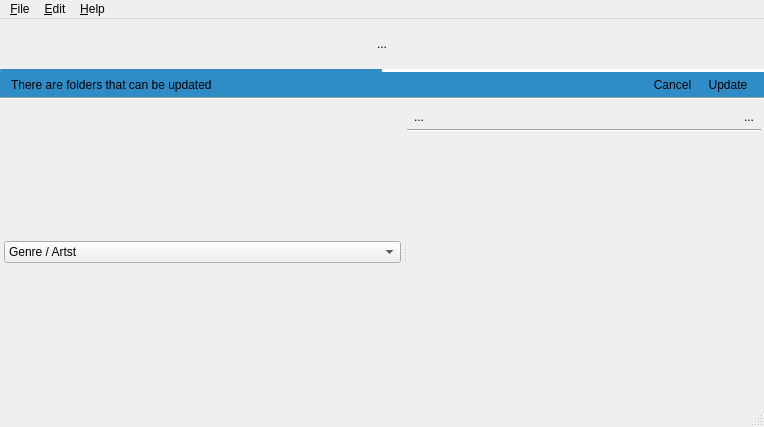
<?xml version="1.0" encoding="UTF-8"?>
<ui version="4.0">
 <class>MainWindow</class>
 <widget class="QMainWindow" name="MainWindow">
  <property name="geometry">
   <rect>
    <x>0</x>
    <y>0</y>
    <width>764</width>
    <height>427</height>
   </rect>
  </property>
  <property name="windowTitle">
   <string>Goldfinch</string>
  </property>
  <property name="styleSheet">
   <string notr="true"/>
  </property>
  <widget class="QWidget" name="centralWidget">
   <layout class="QVBoxLayout" name="vLayout_Center">
    <property name="spacing">
     <number>0</number>
    </property>
    <property name="leftMargin">
     <number>0</number>
    </property>
    <property name="topMargin">
     <number>0</number>
    </property>
    <property name="rightMargin">
     <number>0</number>
    </property>
    <property name="bottomMargin">
     <number>0</number>
    </property>
    <item>
     <widget class="QWidget" name="widgetControl" native="true">
      <property name="minimumSize">
       <size>
        <width>0</width>
        <height>50</height>
       </size>
      </property>
      <property name="maximumSize">
       <size>
        <width>16777215</width>
        <height>50</height>
       </size>
      </property>
      <property name="styleSheet">
       <string notr="true"/>
      </property>
      <layout class="QHBoxLayout" name="hLayoutControle">
       <property name="leftMargin">
        <number>3</number>
       </property>
       <property name="topMargin">
        <number>0</number>
       </property>
       <property name="rightMargin">
        <number>3</number>
       </property>
       <property name="bottomMargin">
        <number>0</number>
       </property>
       <item>
        <widget class="QToolButton" name="tButtonMenu">
         <property name="text">
          <string>...</string>
         </property>
         <property name="icon">
          <iconset resource="icons.qrc">
           <normaloff>:/icons/menu.png</normaloff>:/icons/menu.png</iconset>
         </property>
         <property name="iconSize">
          <size>
           <width>16</width>
           <height>16</height>
          </size>
         </property>
         <property name="popupMode">
          <enum>QToolButton::InstantPopup</enum>
         </property>
         <property name="autoRaise">
          <bool>true</bool>
         </property>
        </widget>
       </item>
      </layout>
     </widget>
    </item>
    <item>
     <widget class="QProgressBar" name="progressBarUpdate">
      <property name="maximumSize">
       <size>
        <width>16777215</width>
        <height>3</height>
       </size>
      </property>
      <property name="styleSheet">
       <string notr="true"> QProgressBar {
   background-color: palette(base);
      border: 0px solid grey;
      border-radius: 1px;
  }

  QProgressBar::chunk {
      background-color: palette(highlight);
     border-radius: 1px;
   }</string>
      </property>
      <property name="value">
       <number>50</number>
      </property>
      <property name="textVisible">
       <bool>false</bool>
      </property>
     </widget>
    </item>
    <item>
     <widget class="QWidget" name="widgetMessage" native="true">
      <property name="sizePolicy">
       <sizepolicy hsizetype="Preferred" vsizetype="Fixed">
        <horstretch>0</horstretch>
        <verstretch>0</verstretch>
       </sizepolicy>
      </property>
      <property name="styleSheet">
       <string notr="true">QWidget{
    background-color:palette(highlight);
    color:palette(highlight-text)
}
QToolButton {
   border-radius:5;
   border:1px solid transparent;
	background-color:  palette(highlight);
}

QToolButton:hover {
   color: palette(window-text);
   background-color:  palette(shadow);
}
</string>
      </property>
      <layout class="QHBoxLayout" name="horizontalLayout">
       <property name="topMargin">
        <number>3</number>
       </property>
       <property name="bottomMargin">
        <number>3</number>
       </property>
       <item>
        <widget class="QLabel" name="label">
         <property name="text">
          <string>There are folders that can be updated</string>
         </property>
        </widget>
       </item>
       <item>
        <widget class="QToolButton" name="tButtonCancelMsg">
         <property name="text">
          <string>Cancel</string>
         </property>
         <property name="autoRaise">
          <bool>true</bool>
         </property>
        </widget>
       </item>
       <item>
        <widget class="QToolButton" name="tButtonOkMsg">
         <property name="text">
          <string>Update</string>
         </property>
         <property name="autoRaise">
          <bool>false</bool>
         </property>
        </widget>
       </item>
      </layout>
     </widget>
    </item>
    <item>
     <widget class="Line" name="line">
      <property name="orientation">
       <enum>Qt::Horizontal</enum>
      </property>
     </widget>
    </item>
    <item>
     <widget class="QStackedWidget" name="stackedWidget">
      <property name="currentIndex">
       <number>0</number>
      </property>
      <widget class="QWidget" name="pageLibrery">
       <layout class="QVBoxLayout" name="vLayoutLibrery">
        <property name="leftMargin">
         <number>3</number>
        </property>
        <property name="topMargin">
         <number>3</number>
        </property>
        <property name="rightMargin">
         <number>3</number>
        </property>
        <property name="bottomMargin">
         <number>3</number>
        </property>
        <item>
         <widget class="QSplitter" name="splitter">
          <property name="orientation">
           <enum>Qt::Horizontal</enum>
          </property>
          <property name="handleWidth">
           <number>5</number>
          </property>
          <property name="childrenCollapsible">
           <bool>true</bool>
          </property>
          <widget class="QWidget" name="widgetContent" native="true">
           <layout class="QVBoxLayout" name="vLayoutContent">
            <property name="spacing">
             <number>3</number>
            </property>
            <property name="leftMargin">
             <number>1</number>
            </property>
            <property name="topMargin">
             <number>1</number>
            </property>
            <property name="rightMargin">
             <number>1</number>
            </property>
            <property name="bottomMargin">
             <number>1</number>
            </property>
            <item>
             <widget class="QComboBox" name="comboBoxSwichCat">
              <item>
               <property name="text">
                <string>Genre / Artst</string>
               </property>
              </item>
              <item>
               <property name="text">
                <string>Genre / Album</string>
               </property>
              </item>
              <item>
               <property name="text">
                <string>Album / artist</string>
               </property>
              </item>
              <item>
               <property name="text">
                <string>Artiste / Album</string>
               </property>
              </item>
              <item>
               <property name="text">
                <string>Genre / Artiste / Album</string>
               </property>
              </item>
              <item>
               <property name="text">
                <string>Genre / Album / Artiste </string>
               </property>
              </item>
              <item>
               <property name="text">
                <string>Arist</string>
               </property>
              </item>
              <item>
               <property name="text">
                <string>Album</string>
               </property>
              </item>
             </widget>
            </item>
           </layout>
          </widget>
          <widget class="QWidget" name="widgetView" native="true">
           <layout class="QVBoxLayout" name="vLayoutViewAll">
            <property name="spacing">
             <number>1</number>
            </property>
            <property name="leftMargin">
             <number>0</number>
            </property>
            <property name="topMargin">
             <number>2</number>
            </property>
            <property name="rightMargin">
             <number>0</number>
            </property>
            <property name="bottomMargin">
             <number>0</number>
            </property>
            <item>
             <widget class="QWidget" name="widgetStatus" native="true">
              <property name="styleSheet">
               <string notr="true"/>
              </property>
              <layout class="QHBoxLayout" name="horizontalLayout_path">
               <property name="spacing">
                <number>1</number>
               </property>
               <property name="leftMargin">
                <number>0</number>
               </property>
               <property name="topMargin">
                <number>1</number>
               </property>
               <property name="rightMargin">
                <number>0</number>
               </property>
               <property name="bottomMargin">
                <number>1</number>
               </property>
               <item>
                <widget class="QToolButton" name="tb_paneContent">
                 <property name="toolTip">
                  <string>Show/Hide Contents</string>
                 </property>
                 <property name="styleSheet">
                  <string notr="true"/>
                 </property>
                 <property name="text">
                  <string>...</string>
                 </property>
                 <property name="icon">
                  <iconset resource="icons.qrc">
                   <normaloff>:/icons/pane-hide.png</normaloff>:/icons/pane-hide.png</iconset>
                 </property>
                 <property name="iconSize">
                  <size>
                   <width>16</width>
                   <height>16</height>
                  </size>
                 </property>
                 <property name="shortcut">
                  <string notr="true">Ctrl+K</string>
                 </property>
                 <property name="checkable">
                  <bool>true</bool>
                 </property>
                 <property name="autoRaise">
                  <bool>true</bool>
                 </property>
                </widget>
               </item>
               <item>
                <widget class="QLabel" name="labelStatusG">
                 <property name="text">
                  <string/>
                 </property>
                </widget>
               </item>
               <item>
                <widget class="QLabel" name="labelStatusP">
                 <property name="text">
                  <string/>
                 </property>
                </widget>
               </item>
               <item>
                <widget class="QLabel" name="labelStatus">
                 <property name="text">
                  <string/>
                 </property>
                </widget>
               </item>
               <item>
                <spacer name="horizontalSpacer">
                 <property name="orientation">
                  <enum>Qt::Horizontal</enum>
                 </property>
                 <property name="sizeHint" stdset="0">
                  <size>
                   <width>40</width>
                   <height>20</height>
                  </size>
                 </property>
                </spacer>
               </item>
               <item>
                <widget class="QToolButton" name="tb_panePlaylist">
                 <property name="toolTip">
                  <string>Show/Hide Playlist</string>
                 </property>
                 <property name="text">
                  <string>...</string>
                 </property>
                 <property name="icon">
                  <iconset resource="icons.qrc">
                   <normaloff>:/icons/pane-show.png</normaloff>:/icons/pane-show.png</iconset>
                 </property>
                 <property name="iconSize">
                  <size>
                   <width>16</width>
                   <height>16</height>
                  </size>
                 </property>
                 <property name="shortcut">
                  <string notr="true">Ctrl+L</string>
                 </property>
                 <property name="checkable">
                  <bool>true</bool>
                 </property>
                 <property name="autoRaise">
                  <bool>true</bool>
                 </property>
                </widget>
               </item>
              </layout>
             </widget>
            </item>
            <item>
             <widget class="Line" name="line_2">
              <property name="orientation">
               <enum>Qt::Horizontal</enum>
              </property>
             </widget>
            </item>
            <item>
             <widget class="QStackedWidget" name="stackedWidgetView">
              <property name="styleSheet">
               <string notr="true">QTreeView{
                   background-color: transparent;
                   border-color: palette(Window);
color:palette(window-text);
                   }
QListView{
                   background-color: transparent;
                   border-color: palette(Window);
                  color:palette(window-text);
                   }</string>
              </property>
              <property name="currentIndex">
               <number>1</number>
              </property>
              <widget class="QWidget" name="page_View">
               <layout class="QVBoxLayout" name="vLayoutView">
                <property name="spacing">
                 <number>3</number>
                </property>
                <property name="leftMargin">
                 <number>1</number>
                </property>
                <property name="topMargin">
                 <number>3</number>
                </property>
                <property name="rightMargin">
                 <number>3</number>
                </property>
                <property name="bottomMargin">
                 <number>3</number>
                </property>
               </layout>
              </widget>
              <widget class="QWidget" name="pageAudio">
               <layout class="QHBoxLayout" name="hlLayoutAudios">
                <property name="spacing">
                 <number>0</number>
                </property>
                <property name="leftMargin">
                 <number>3</number>
                </property>
                <property name="topMargin">
                 <number>3</number>
                </property>
                <property name="rightMargin">
                 <number>3</number>
                </property>
                <property name="bottomMargin">
                 <number>3</number>
                </property>
                <item>
                 <widget class="QWidget" name="widgetCurAlbum" native="true">
                  <property name="minimumSize">
                   <size>
                    <width>130</width>
                    <height>0</height>
                   </size>
                  </property>
                  <property name="maximumSize">
                   <size>
                    <width>130</width>
                    <height>16777215</height>
                   </size>
                  </property>
                  <layout class="QVBoxLayout" name="verticalLayout_2">
                   <property name="leftMargin">
                    <number>1</number>
                   </property>
                   <property name="topMargin">
                    <number>1</number>
                   </property>
                   <property name="rightMargin">
                    <number>1</number>
                   </property>
                   <property name="bottomMargin">
                    <number>0</number>
                   </property>
                   <item>
                    <widget class="QLabel" name="labelAlbumImage">
                     <property name="sizePolicy">
                      <sizepolicy hsizetype="Maximum" vsizetype="Maximum">
                       <horstretch>0</horstretch>
                       <verstretch>0</verstretch>
                      </sizepolicy>
                     </property>
                     <property name="text">
                      <string/>
                     </property>
                     <property name="pixmap">
                      <pixmap resource="icons.qrc">:/icons/cover.svg</pixmap>
                     </property>
                     <property name="scaledContents">
                      <bool>false</bool>
                     </property>
                     <property name="alignment">
                      <set>Qt::AlignBottom|Qt::AlignHCenter</set>
                     </property>
                    </widget>
                   </item>
                   <item>
                    <layout class="QHBoxLayout" name="horizontalLayout_2">
                     <property name="spacing">
                      <number>0</number>
                     </property>
                     <item>
                      <widget class="QToolButton" name="tb_addAlbum">
                       <property name="toolTip">
                        <string>Add curent Album</string>
                       </property>
                       <property name="icon">
                        <iconset resource="icons.qrc">
                         <normaloff>:/icons/album-add.png</normaloff>:/icons/album-add.png</iconset>
                       </property>
                       <property name="autoRaise">
                        <bool>true</bool>
                       </property>
                      </widget>
                     </item>
                     <item>
                      <widget class="QToolButton" name="tb_favoritAlbum">
                       <property name="toolTip">
                        <string>Add album to favorit</string>
                       </property>
                       <property name="icon">
                        <iconset resource="icons.qrc">
                         <normaloff>:/icons/star.png</normaloff>:/icons/star.png</iconset>
                       </property>
                       <property name="checkable">
                        <bool>true</bool>
                       </property>
                       <property name="autoRaise">
                        <bool>true</bool>
                       </property>
                      </widget>
                     </item>
                     <item>
                      <widget class="QToolButton" name="tb_imgAlbum">
                       <property name="toolTip">
                        <string>change cover image</string>
                       </property>
                       <property name="icon">
                        <iconset resource="icons.qrc">
                         <normaloff>:/icons/preview.png</normaloff>:/icons/preview.png</iconset>
                       </property>
                       <property name="autoRepeat">
                        <bool>true</bool>
                       </property>
                       <property name="autoExclusive">
                        <bool>true</bool>
                       </property>
                       <property name="autoRaise">
                        <bool>true</bool>
                       </property>
                      </widget>
                     </item>
                     <item>
                      <widget class="QToolButton" name="tb_playAlbum">
                       <property name="toolTip">
                        <string>play curent album</string>
                       </property>
                       <property name="styleSheet">
                        <string notr="true"/>
                       </property>
                       <property name="text">
                        <string/>
                       </property>
                       <property name="icon">
                        <iconset resource="icons.qrc">
                         <normaloff>:/icons/play.png</normaloff>:/icons/play.png</iconset>
                       </property>
                       <property name="autoRaise">
                        <bool>true</bool>
                       </property>
                      </widget>
                     </item>
                    </layout>
                   </item>
                   <item>
                    <spacer name="verticalSpacer">
                     <property name="orientation">
                      <enum>Qt::Vertical</enum>
                     </property>
                     <property name="sizeHint" stdset="0">
                      <size>
                       <width>17</width>
                       <height>134</height>
                      </size>
                     </property>
                    </spacer>
                   </item>
                  </layout>
                 </widget>
                </item>
               </layout>
              </widget>
             </widget>
            </item>
           </layout>
          </widget>
         </widget>
        </item>
       </layout>
      </widget>
      <widget class="QWidget" name="page_2"/>
     </widget>
    </item>
   </layout>
  </widget>
  <widget class="QStatusBar" name="statusBar"/>
  <widget class="QMenuBar" name="menuBar">
   <property name="geometry">
    <rect>
     <x>0</x>
     <y>0</y>
     <width>764</width>
     <height>23</height>
    </rect>
   </property>
   <widget class="QMenu" name="menuFile">
    <property name="title">
     <string>&amp;File</string>
    </property>
   </widget>
   <widget class="QMenu" name="menuEdit">
    <property name="title">
     <string>&amp;Edit</string>
    </property>
   </widget>
   <widget class="QMenu" name="menuHelp">
    <property name="title">
     <string>&amp;Help</string>
    </property>
   </widget>
   <addaction name="menuFile"/>
   <addaction name="menuEdit"/>
   <addaction name="menuHelp"/>
  </widget>
 </widget>
 <layoutdefault spacing="6" margin="11"/>
 <resources>
  <include location="icons.qrc"/>
 </resources>
 <connections/>
</ui>
